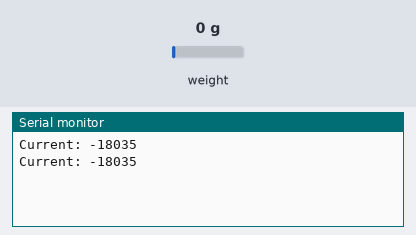
Recording of a sketch running on a simulated ESP8266 (NodeMCU). On the bench: the last lines printed to the serial monitor. The inputs (shaded band) are chosen by the test bench; at power-on: weight on the scale 0 g. No MQTT or app messages arrive unless stated.

Above: at 2.0 s.
2.1 s: weight on the scale set to 100 g
At 3.2 s:
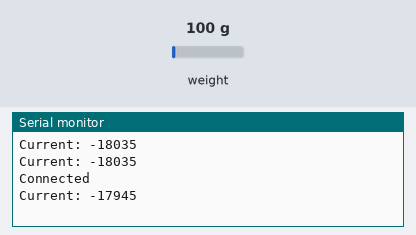
3.7 s: weight on the scale set to 1250 g
At 5.0 s:
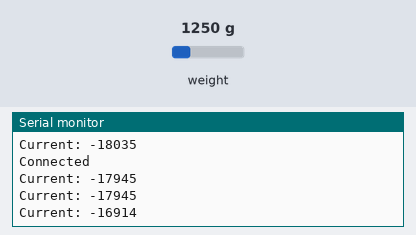
Timing chart, 0 to 6.7 s (numbered marks = the images above; inputs shaded):
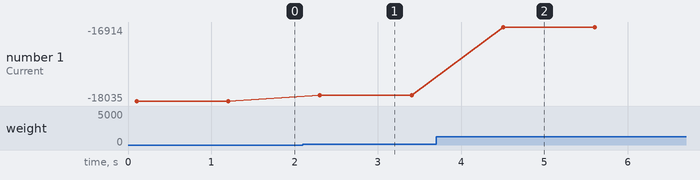

Measured:
- after the input at 2.1 s, the serial monitor: prints a new line after 0.20 s (image 1)
- after the input at 3.7 s, the serial monitor: prints a new line after 0.81 s (image 2)
- plotted number 1: -18035 → -17945 after the input at 2.1 s, -17945 → -16914 after the input at 3.7 s

The sketch:

ESP32-NodeRed-MQTT-WifiScale-v2.ino
```cpp
/*  Node-RED and ESP32 Make a Terrarium Controller
 *
 * This code is part of a course from Tech Explorations.
 * For information about this course, please see
 *
 * https://techexplorations.com/so/nodered/
 *
 * For information on hardware components and the wiring needed to
 * run this sketch, please see the relevant lecture in the course.
 *
 *
 *  Created by Peter Dalmaris
 * https://github.com/plapointe6/EspMQTTClient
 */

#include "EspMQTTClient.h"
#include "esp32_secrets.h"
#include "HX711.h" //Load Cell Amplifier
HX711 cell(D2, D3); //Amplifier is connected to these pins on the NodeMCU ESP8266 Board


EspMQTTClient client(
  SECRET_SSID,
  SECRET_PASS,
  BROKER_IP,         // MQTT Broker server ip
  BROKER_USERNAME,   // Can be omitted if not needed
  BROKER_PASSWORD,   // Can be omitted if not needed
  CLIENT_NAME,       // Client name that uniquely identify your device
  BROKER_PORT        // The MQTT port, default to 1883. this line can be omitted
);

String dummy_topic = "wifiscale/test";
long dummy_data;

void setup()
{
  Serial.begin(115200);

  // Optionnal functionnalities of EspMQTTClient :
  client.enableDebuggingMessages(); // Enable debugging messages sent to serial output
  client.enableHTTPWebUpdater();    // Enable the web updater.
                                    // User and password default to values of MQTTUsername
                                    // and MQTTPassword. These can be overrited with
                                    // enableHTTPWebUpdater("user", "password").

}

void onConnectionEstablished()
{
  // Subscribe to "mytopic/test" and display received message to Serial
//  client.subscribe("mytopic/test", [](const String & payload) {
//    Serial.println(payload);
//  });
    client.publish(dummy_topic, "This is a message.");
    Serial.print("Connected");
    Serial.println();
}

void loop()
{
  client.loop(); // must be called once per loop.
  dummy_data = calculateWeight();
  Serial.print("Current: ");
  Serial.print(dummy_data);

  client.publish(dummy_topic, String(dummy_data, DEC));

  Serial.println();
  delay(1000);
}

long calculateWeight()
{
  //----------Get data from load cell and amplifier

  long valCalibrated = 0;
  long val = 0;
  float count = 0;


  count = count + 1;
  val = 0.5 * val + 0.5 * cell.read();
  valCalibrated = (val - 4137240) / 234.20;
  valCalibrated = valCalibrated - 370;

  //----------Send data to IBM Waton IoT Service
  String payload = "weight\:";
  payload += valCalibrated;
  return valCalibrated;

}
```

esp32_secrets.h
```cpp
/*  Node-RED and ESP32 Make a Terrarium Controller
 *
 * This code is part of a course from Tech Explorations.
 * For information about this course, please see
 *
 * https://techexplorations.com/so/nodered/
 *
 * For information on hardware components and the wiring needed to
 * run this sketch, please see the relevant lecture in the course.
 *
 *
 *  Created by Peter Dalmaris
 *
 */


#define SECRET_SSID  "SPWifi"
#define SECRET_PASS  "crazily backwash detonator dentist"
#define BROKER_USERNAME  "esp32"
#define BROKER_PASSWORD  "mdhhishd3"
#define BROKER_IP  "192.168.0.115"
#define CLIENT_NAME  "ESP32"
#define BROKER_PORT  1883
```
